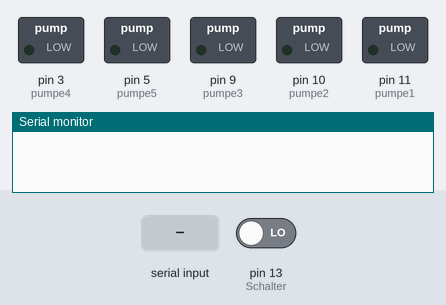
A sketch run on a simulated Arduino Mega 2560, built with avr-gcc and run on an emulated ATmega2560. Shown: switched loads named in the sketch (green lamp = pin HIGH), the last lines printed to the serial monitor. The test bench sets the inputs (shaded band); at power-on: pin 13 (Schalter) LOW.

Above: at 1.7 s.
1.8 s: ",\n" received over Serial
At 3.0 s:
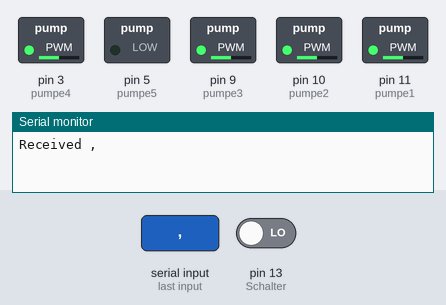
3.3 s: "2\n" received over Serial
At 5.5 s:
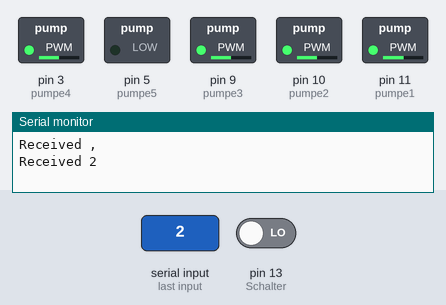
6.3 s: "90,45\n" received over Serial
At 9.0 s:
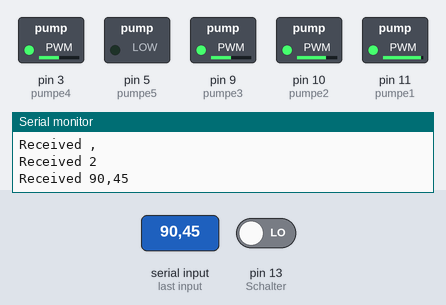
9.3 s: "30,150\n" received over Serial
At 11.4 s:
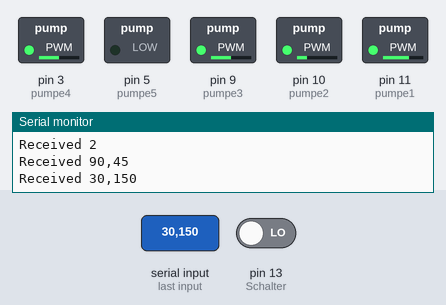
12.3 s: "90\n" received over Serial
At 14.9 s:
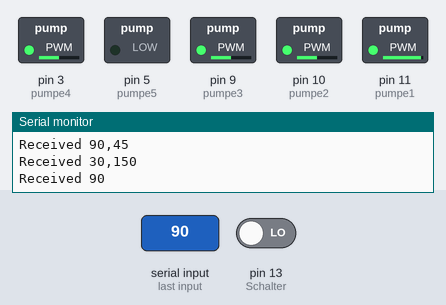
15.3 s: "0\n" received over Serial
At 17.3 s:
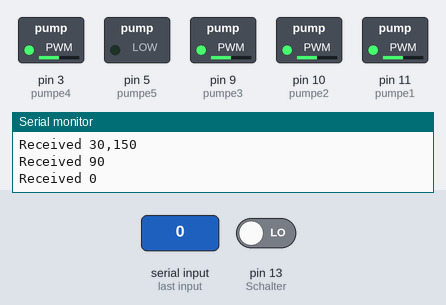
Timing chart, 0 to 21.3 s (numbered marks = the images above; inputs shaded):
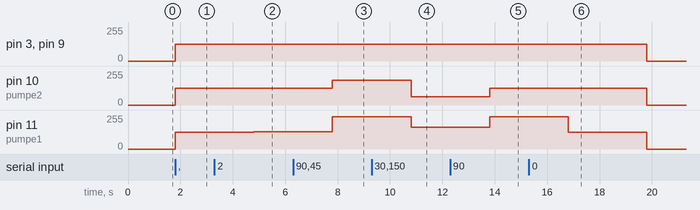

The sketch:

Getraenkemischmaschine_v2.ino
```cpp
/*Programm für Softwareprojekt "Getränkemischmaschine"
   DHBW Karlsruhe TMT20B1 (Götz, Höckele, Lobert)

   Pinbelegung am Arduino:
  +5V = 5V
  TX  = pin 0 (RX)
  RX  = pin 1 (TX)
  GND = GND

  Pumpe1 = pin 11
  Pumpe2 = pin 10
  Pumpe3 = pin 9
  Pumpe4 = pin 3
  Pumpe5 = pin 5

  Wasserstandssensor1 = A1
  Wasserstandssensor2 = A2
  Wasserstandssensor3 = A3
  Wasserstandssensor4 = A4
  Wasserstandssensor5 = A5

  Schalter = pin 13

*/
#include <Nextion.h>
//Variablen
int CurrentPage = 0;  //Aktuelle Seite des Displays
int S;                //Welcher pwm wert wird verändert
int pwm1 = 0;         //pwm Werte
int pwm2 = 0;
int pwm3 = 0;
int pwm4 = 0;
int pwm5 = 0;

int Schalter = 13;  //Füllen Druckknopf

int pumpe1 = 11;  //Pumpe 1
int pumpe2 = 10;  //Pumpe 2
int pumpe3 = 9;   //Pumpe 3
int pumpe4 = 3;   //Pumpe 4
int pumpe5 = 5;   //Pumpe 5

int Sensor1 = A1;  //Wasserstandssensor 1
int Sensor2 = A2;  //Wasserstandssensor 2
int Sensor3 = A3;  //Wasserstandssensor 3
int Sensor4 = A4;  //Wasserstandssensor 4
int Sensor5 = A5;  //Wasserstandssensor 5
//Nextion Elemente
NexButton j0 = NexButton(1, 10, "j0");    //progressbar
NexButton j1 = NexButton(1, 11, "j1");    //progressbar
NexButton j2 = NexButton(1, 12, "j2");    //progressbar
NexButton j3 = NexButton(1, 13, "j3");    //progressbar
NexButton j4 = NexButton(1, 14, "j4");    //progressbar
NexButton res = NexButton(1, 19, "res");  //resetbutton

NexSlider h0 = NexSlider(2, 2, "h0");  //Slider
NexButton b3 = NexButton(2, 7, "b3");  //Savebutton

NexDSButton bt0 = NexDSButton(3, 4, "bt0");   //DSButton zum Spülen
NexDSButton bt1 = NexDSButton(3, 5, "bt1");   //DSButton zum Spülen
NexDSButton bt2 = NexDSButton(3, 6, "bt2");   //DSButton zum Spülen
NexDSButton bt3 = NexDSButton(3, 14, "bt3");  //DSButton zum Spülen
NexDSButton bt4 = NexDSButton(3, 15, "bt4");  //DSButton zum Spülen
NexButton b2 = NexButton(3, 3, "b2");         //Back im Wartungsmenu

NexPage page0 = NexPage(0, 0, "Startseite");   //page
NexPage page1 = NexPage(1, 0, "Auswahl");      //page
NexPage page2 = NexPage(2, 0, "Einstellung");  //page
NexPage page3 = NexPage(3, 0, "Wartung");      //page

//char buffer[100] = {0};                      //für Text

NexTouch *nex_listen_list[] =  //Nextion Elemente einbinden
  {
    &j0,
    &j1,
    &j2,
    &j3,
    &j4,
    &res,
    &h0,
    &b3,
    &bt0,
    &bt1,
    &bt2,
    &bt3,
    &bt4,
    &b2,
    &page0,
    &page1,
    &page2,
    &page3,
    NULL
  };
//Events
void j0PopCallback(void *ptr)  //prog1 release
{
  S = 1;
}
void j1PopCallback(void *ptr)  //prog1 release
{
  S = 2;
}
void j2PopCallback(void *ptr)  //prog1 release
{
  S = 3;
}
void j3PopCallback(void *ptr)  //prog1 release
{
  S = 4;
}
void j4PopCallback(void *ptr)  //prog1 release
{
  S = 5;
}
void resPopCallback(void *ptr)  //reset release -> rücksetzen auf pwm=0
{
  pwm1 = 0;
  pwm2 = 0;
  pwm3 = 0;
  pwm4 = 0;
  pwm5 = 0;
}
void h0PopCallback(void *ptr)  //  slider release
{
}
void b3PopCallback(void *ptr)  //Save release
{
  uint32_t sl = 0;                //Variable
  h0.getValue(&sl);               //Sliderwert in Variable speichern
  for (int i = 0; i < 10; i++) {  //Sicherstellen das Wert richtig übernommen wurde
    if (sl == 0) {
      h0.getValue(&sl);
    }
  }
  if (sl != 0) {
    if (S == 1) {  //Feststellen welcher in welche PWM der Sliderwert übernommen werden soll
      //pwm1 = 125 + ((sl/100) * 130);
      pwm1 = (sl * 0.5 + 50) * 2.55;  //0-100 in 0-255 umwandeln 127,5
    } else if (S == 2) {
      //pwm2 = 125 + ((sl/100) * 130);
      pwm2 = (sl * 0.5 + 50) * 2.55;
    } else if (S == 3) {
      //pwm3 = 125 + ((sl/100) * 130);
      pwm3 = (sl * 0.5 + 50) * 2.55;
    } else if (S == 4) {
      //pwm4 = 125 + ((sl/100) * 130);
      pwm4 = (sl * 0.5 + 50) * 2.55;
    } else if (S == 5) {
      //pwm5 = 125 + ((sl/100) * 130);
      pwm5 = (sl * 0.5 + 50) * 2.55;
    }
  }
}

void bt0PopCallback(void *ptr)  // DSbutton release
{
  uint32_t bt_0 = 0;    // Variable
  bt0.getValue(&bt_0);  // Status des DSB in Variable speichern

  if (bt_0 == 1) {  //DS an -> Pumpe an
    pwm1 = 255;
  } else {  //DS aus -> Pumpe aus
    pwm1 = 0;
  }
}
void bt1PopCallback(void *ptr) {
  uint32_t bt_1 = 0;
  bt1.getValue(&bt_1);

  if (bt_1 == 1) {
    pwm2 = 255;
  } else {
    pwm2 = 0;
  }
}
void bt2PopCallback(void *ptr) {
  uint32_t bt_2 = 0;
  bt2.getValue(&bt_2);

  if (bt_2 == 1) {
    pwm3 = 255;
  } else {
    pwm3 = 0;
  }
}
void bt3PopCallback(void *ptr) {
  uint32_t bt_3 = 0;
  bt3.getValue(&bt_3);

  if (bt_3 == 1) {
    pwm4 = 255;
  } else {
    pwm4 = 0;
  }
}
void bt4PopCallback(void *ptr) {
  uint32_t bt_4 = 0;
  bt4.getValue(&bt_4);

  if (bt_4 == 1) {
    pwm5 = 255;
  } else {
    pwm5 = 0;
  }
}
void b2PopCallback(void *ptr)  //back release
{
  pwm1 = 0;  //sicherstellen das beim verlassen des Wartungsmenus wieder alle Pumpen aus sind
  pwm2 = 0;
  pwm3 = 0;
  pwm4 = 0;
  pwm5 = 0;
}
void page0PushCallback(void *ptr)  // page init
{
  CurrentPage = 0;  //             //aktuelle Seite merken
}
void page1PushCallback(void *ptr) {
  CurrentPage = 1;
}
void page2PushCallback(void *ptr) {
  CurrentPage = 2;
}
void page3PushCallback(void *ptr) {
  CurrentPage = 3;
}

int getValueAt(String s, int vpos) {
  int pos = 0;
  int valueCount = 0;
  for (int i = 0; i < s.length(); i++) {
    if (s.charAt(i) == ',' || i == s.length() - 1) {
      String value = "";
      int bound = (i == s.length() - 1 ? i + 1 : i);
      for (int j = pos; j < bound; j++) {
        value.concat(s.charAt(j));
      }
      if (valueCount == vpos) {
        return value.toInt();
      }
      pos = i + 1;
      valueCount++;
    }
  }
  return -1;
}

void setup() {
  S = 0;                     //kein pwm Wert auswählen
  pinMode(Schalter, INPUT);  //Eingänge und Ausgänge definieren
  pinMode(Sensor1, INPUT);
  pinMode(Sensor2, INPUT);
  pinMode(Sensor3, INPUT);
  pinMode(Sensor4, INPUT);
  pinMode(Sensor5, INPUT);
  pinMode(pumpe1, OUTPUT);
  pinMode(pumpe2, OUTPUT);
  pinMode(pumpe3, OUTPUT);
  pinMode(pumpe4, OUTPUT);
  pinMode(pumpe5, OUTPUT);

  // 16(TX2) and 17(RX2)
  Serial2.begin(115200);         //Kommunikation starten(Baud:115200)
  delay(500);                    //Vorgang kann etwas dauern
  Serial2.print("baud=115200");  //Nextion auf gleiche Baudrate stellen
  Serial2.write(0xff);           //3 Endtags damit Nextion weiß alles wurde gesendet
  Serial2.write(0xff);
  Serial2.write(0xff);
  //Events einbinden
  j0.attachPop(j0PopCallback);
  j1.attachPop(j1PopCallback);
  j2.attachPop(j2PopCallback);
  j3.attachPop(j3PopCallback);
  j4.attachPop(j4PopCallback);
  res.attachPop(resPopCallback);

  h0.attachPop(h0PopCallback);
  b3.attachPop(b3PopCallback);

  bt0.attachPop(bt0PopCallback);
  bt1.attachPop(bt1PopCallback);
  bt2.attachPop(bt2PopCallback);
  bt3.attachPop(bt3PopCallback);
  bt4.attachPop(bt4PopCallback);
  b2.attachPop(b2PopCallback);

  page0.attachPush(page0PushCallback);
  page1.attachPush(page1PushCallback);
  page2.attachPush(page2PushCallback);

  // Initiate serial communication with the Raspberry on standard serial port
  Serial.begin(9600);
}

void loop() {
  nexLoop(nex_listen_list);           //Nextion events überprüfen
  if (digitalRead(Schalter) == HIGH)  //Füllen Knopf an -> PWM Werte an Pumpen geben
  {
    if (analogRead(Sensor1) <= 800) {  //Read max: 1024
      analogWrite(pumpe1, pwm1);
    }
    if (analogRead(Sensor2) <= 800) {
      analogWrite(pumpe2, pwm2);
    }
    if (analogRead(Sensor3) <= 800) {
      analogWrite(pumpe3, pwm3);
    }
    if (analogRead(Sensor4) <= 800) {
      analogWrite(pumpe4, pwm4);
    }
    if (analogRead(Sensor5) <= 800) {
      analogWrite(pumpe5, pwm5);
    }
  } else if (Serial.available() > 0) {
    String data = Serial.readStringUntil('\n');  // e.g. "50,50,0,0"
    Serial.println("Received " + data);
    analogWrite(pumpe1, (getValueAt(data, 0) * 0.5 + 50) * 2.55);
    analogWrite(pumpe2, (getValueAt(data, 1) * 0.5 + 50) * 2.55);
    analogWrite(pumpe3, (getValueAt(data, 2) * 0.5 + 50) * 2.55);
    analogWrite(pumpe4, (getValueAt(data, 3) * 0.5 + 50) * 2.55);
    delay(3000);  // let the "button" be "pressed" for three seconds
  } else //Füllen Knopf aus -> Pumpen aus
  {
    analogWrite(pumpe1, 0);
    analogWrite(pumpe2, 0);
    analogWrite(pumpe3, 0);
    analogWrite(pumpe4, 0);
    analogWrite(pumpe5, 0);
  }
}
```

Measured:
- after the input at 1.8 s, pin 3 (pumpe4), pin 9 (pumpe3), pin 10 (pumpe2): 0/255 → 126/255 at once; pin 11 (pumpe1): 0/255 → 127/255 at once
- after the input at 3.3 s, pin 3 (pumpe4), pin 9 (pumpe3), pin 10 (pumpe2): stays 126/255 (without the input it goes to 0/255 after 1.5 s); pin 11 (pumpe1): 127/255 → 130/255 after 1.5 s
- after the input at 6.3 s, pin 3 (pumpe4), pin 9 (pumpe3): stays 126/255 (without the input it goes to 0/255 after 1.5 s); pin 10 (pumpe2): 126/255 → 184/255 after 1.5 s; pin 11 (pumpe1): 130/255 → 242/255 after 1.5 s
- after the input at 9.3 s, pin 3 (pumpe4), pin 9 (pumpe3): stays 126/255 (without the input it goes to 0/255 after 1.5 s); pin 10 (pumpe2): 184/255 → 62/255 after 1.5 s; pin 11 (pumpe1): 242/255 → 165/255 after 1.5 s
- after the input at 12.3 s, pin 3 (pumpe4), pin 9 (pumpe3): stays 126/255 (without the input it goes to 0/255 after 1.5 s); pin 10 (pumpe2): 62/255 → 126/255 after 1.5 s; pin 11 (pumpe1): 165/255 → 242/255 after 1.5 s
- after the input at 15.3 s, pin 3 (pumpe4), pin 9 (pumpe3), pin 10 (pumpe2): 126/255 → 0/255 after 4.5 s instead of 1.5 s; pin 11 (pumpe1): 242/255 → 127/255 after 1.5 s, → 0/255 3.0 s later
